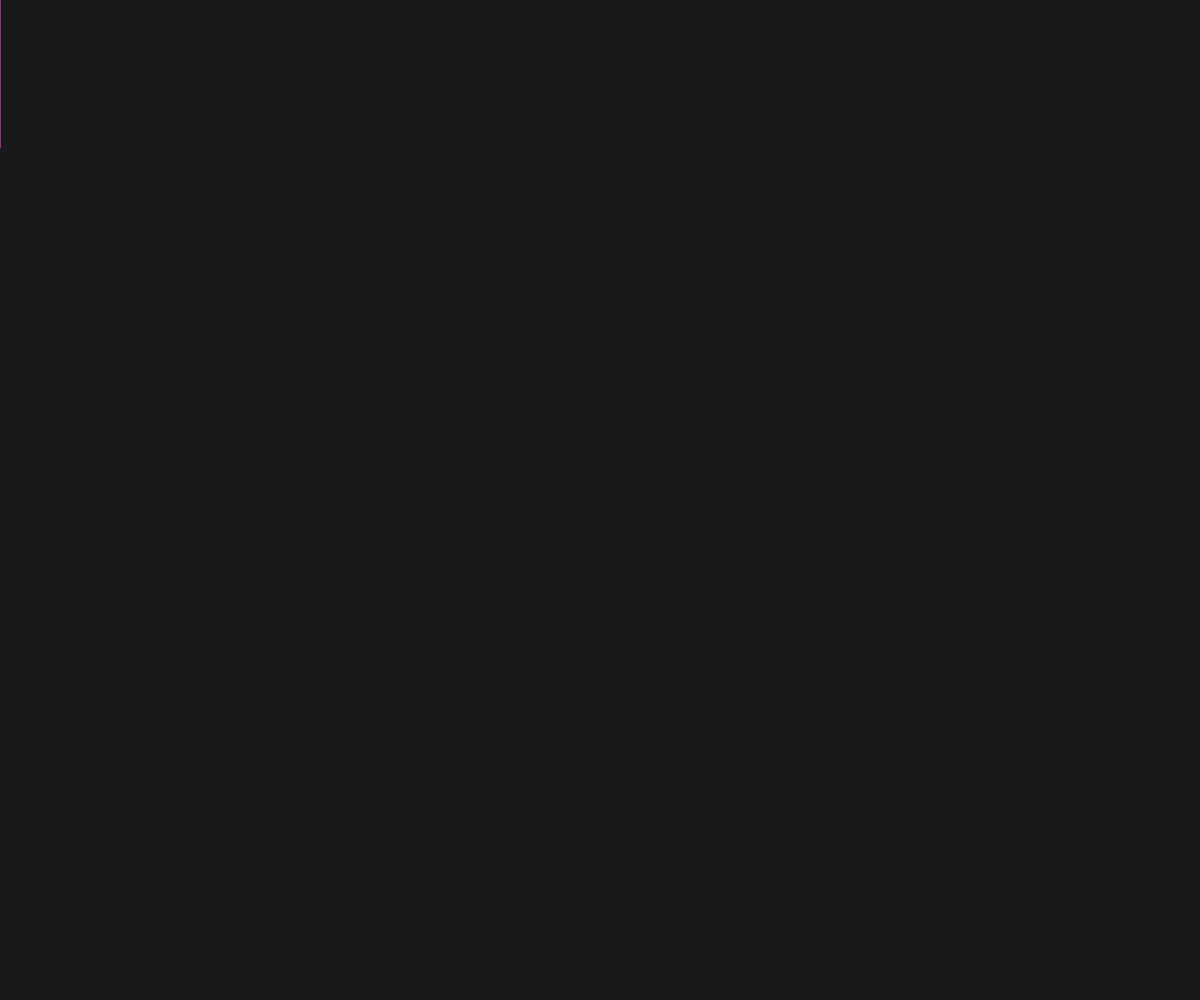
Frame 1 (no input)
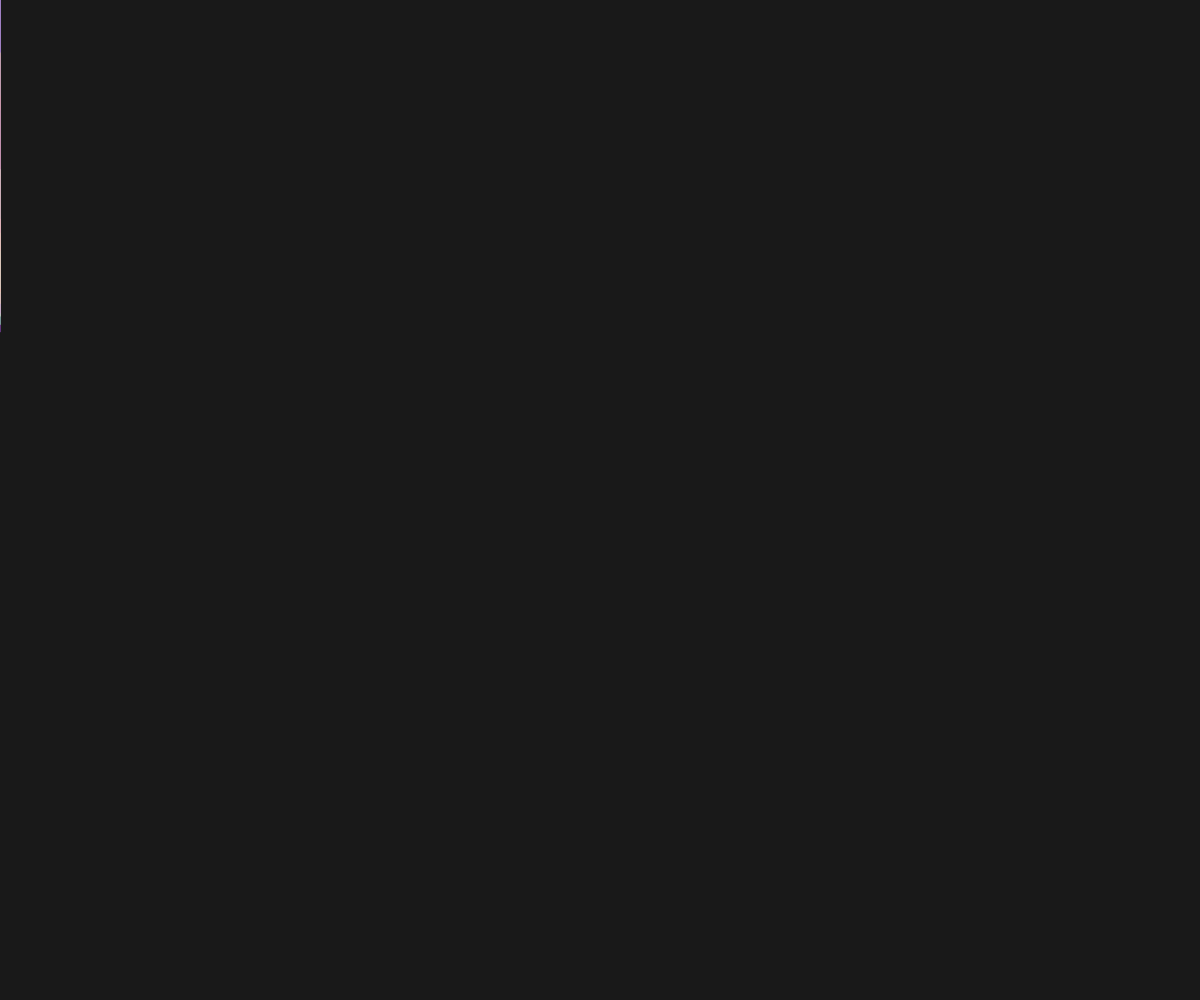
Frame 60 (no input)
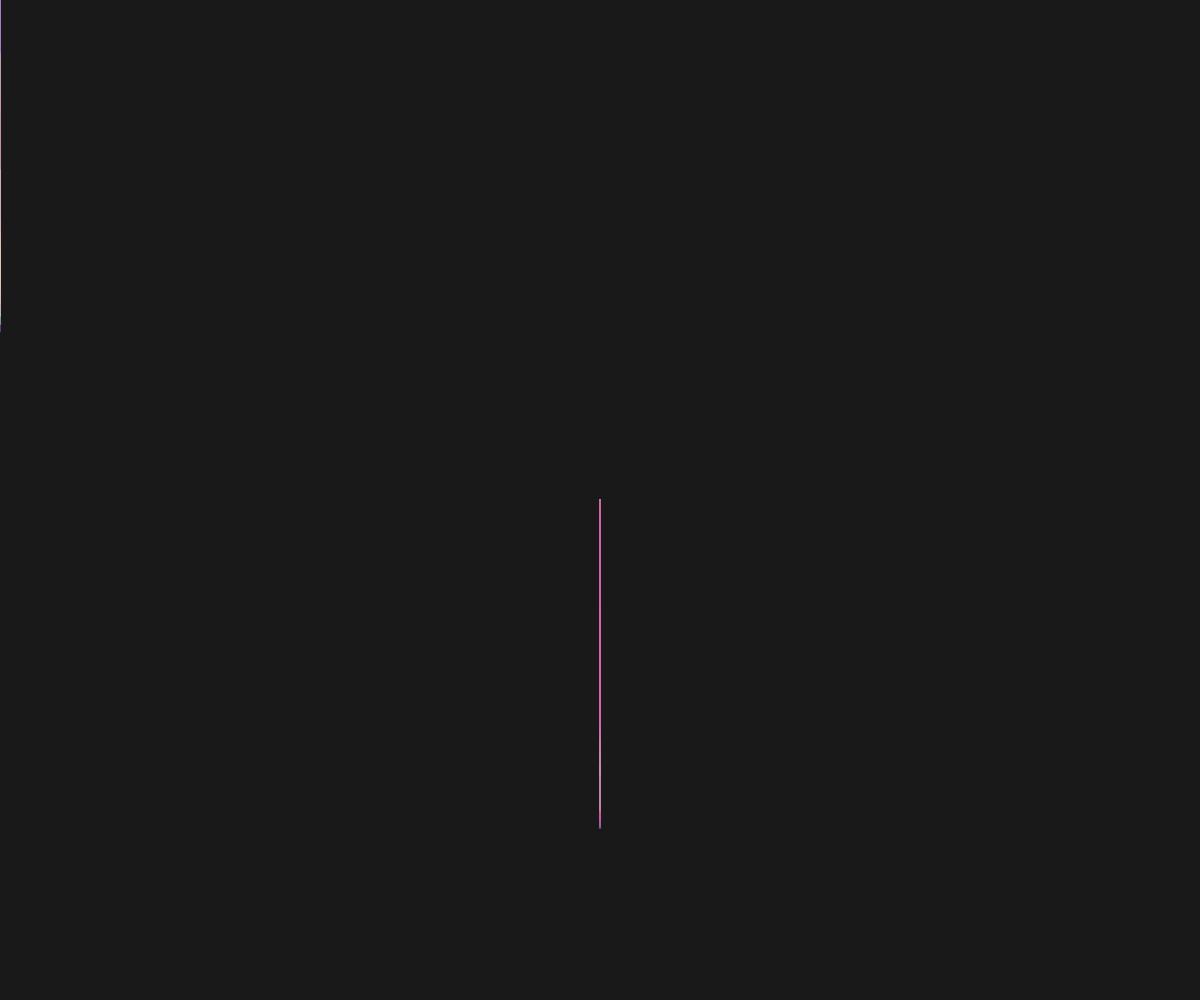
Frame 120 (the mouse pressed at the canvas centre since frame 60)

The p5.js sketch that drew these frames (run headless with seeded random() and noise() and a simulated clock; from frame 60 on, the mouse is pressed at the canvas centre):

// p5.js sketch
// ── sketch.js

var circleDynamic = 10;
var circle = {
  x:1,
  xspeed: 2.5,
  y:1,
  yspeed: 3,
  // size: circleDynamic,
}

function setup() {
  createCanvas(windowWidth, windowHeight);
  background(25);
}

function draw() {

  frameRate(60);
  r = map(mouseX, 0, windowWidth, 195, 255);
  g = map(mouseY, 0, windowWidth, 70, 250);
  b = map(windowWidth, 0, windowHeight, 160, 220);


  // fill(r,g, b + 50)
  // noCursor();
  stroke(random(125, 255), random(70, 250), random(160, 220));
  var circleSize = 20;
  var circleDynamic = sin(frameCount/40)*250;


  line(mouseX, mouseY, mouseX, mouseY + random(50,windowHeight/3));
  // line(mouseX, mouseY, mouseX + random(-250,250), mouseY + random(300,320));
  // line(mouseX, mouseY, mouseX + random(-250,250), mouseY + random(300,320));
  // ellipse(circle.x, circle.y, circleDynamic);
  // circle.x += circle.xspeed
  // circle.y += circle.yspeed

  if (circle.x < 0 || circle.x > width) {
    circle.xspeed = circle.xspeed * -1;
  }

  if (circle.y < 0 || circle.y > height) {
    circle.yspeed = circle.yspeed * -1;
  }



  // Mouse Circle //
  // noCursor();
  // noFill();
  // stroke(100, g, b);
  // // ellipse(mouseX, mouseY, mouseY/2, mouseY/2);
  // var circleSize = 20;
  // var circleDynamic = sin(frameCount/30)*230;
  // ellipse (mouseX, mouseY, circleSize + circleDynamic, circleSize + circleDynamic);
}

function mousePressed() {
  circleSize = 0;
}
